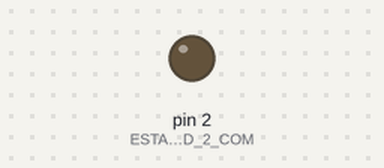
Bench run of a sketch on a simulated Arduino Uno, built with avr-gcc and run on an emulated ATmega328P. On the bench: output pins drawn as LEDs (lit = HIGH).

Above: at 0.5 s.
At 25.5 s:
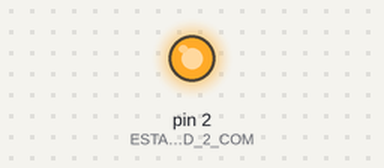
Timing chart, 0 to 35.1 s (numbered marks = the images above):
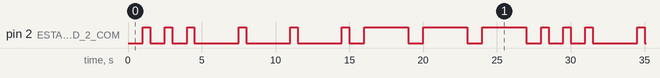

Measured:
- by itself, pin 2 (ESTABLECEMOS_EL_LED_2_COM): repeats every 27.0 s: 2 × (LOW 1.0 s, HIGH 0.50 s), 3 × (LOW 3.0 s, HIGH 0.50 s), 3 × (LOW 1.0 s, HIGH 3.0 s), LOW 1.0 s, HIGH 0.50 s
- by itself, everything shown: repeats every 27.0 s, in 18 steps

The sketch:

t3_proyecto1.ino
```cpp
void setup() {
  // put your setup code here, to run once:
  pinMode(2, OUTPUT); // ESTABLECEMOS EL LED 2 COMO SALIDA
}

void loop() {
  // EL MODELO DE PLACA DEL FABRICANTE TIENE EL LED 2 INVERTIDO

  int primerEncendidoCorto = 3, encendidoLargo = 3;

  // 3 ENCENDIDOS CORTOS
  while(primerEncendidoCorto > 0){
    digitalWrite(2, LOW);
    delay(1000);
    digitalWrite(2, HIGH);
    delay(500);
    primerEncendidoCorto -= 1;
  }

  // 3 ENCENDIDOS LARGOS
  while(encendidoLargo > 0){
    digitalWrite(2, LOW);
    delay(3000);
    digitalWrite(2, HIGH);
    delay(500);
    encendidoLargo -= 1;
  }

  // 3 ENCENDISOS CORTOS
  primerEncendidoCorto = 3;
  while(primerEncendidoCorto > 0){
    digitalWrite(2, LOW);
    delay(1000);
    digitalWrite(2, HIGH);
    delay(3000);
    primerEncendidoCorto -= 1;
  }

}
```
